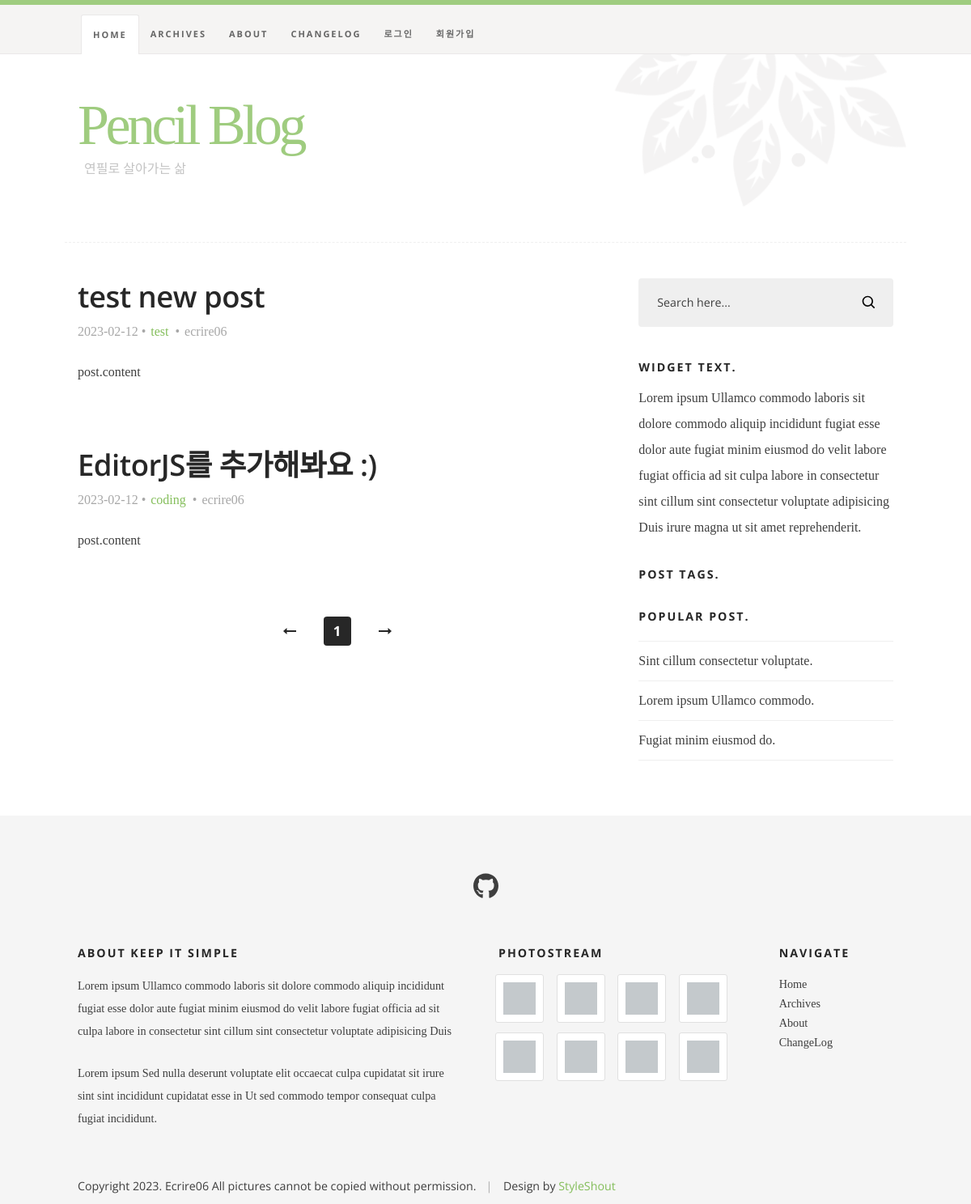
/blog/, run on an earlier commit of the app's database.
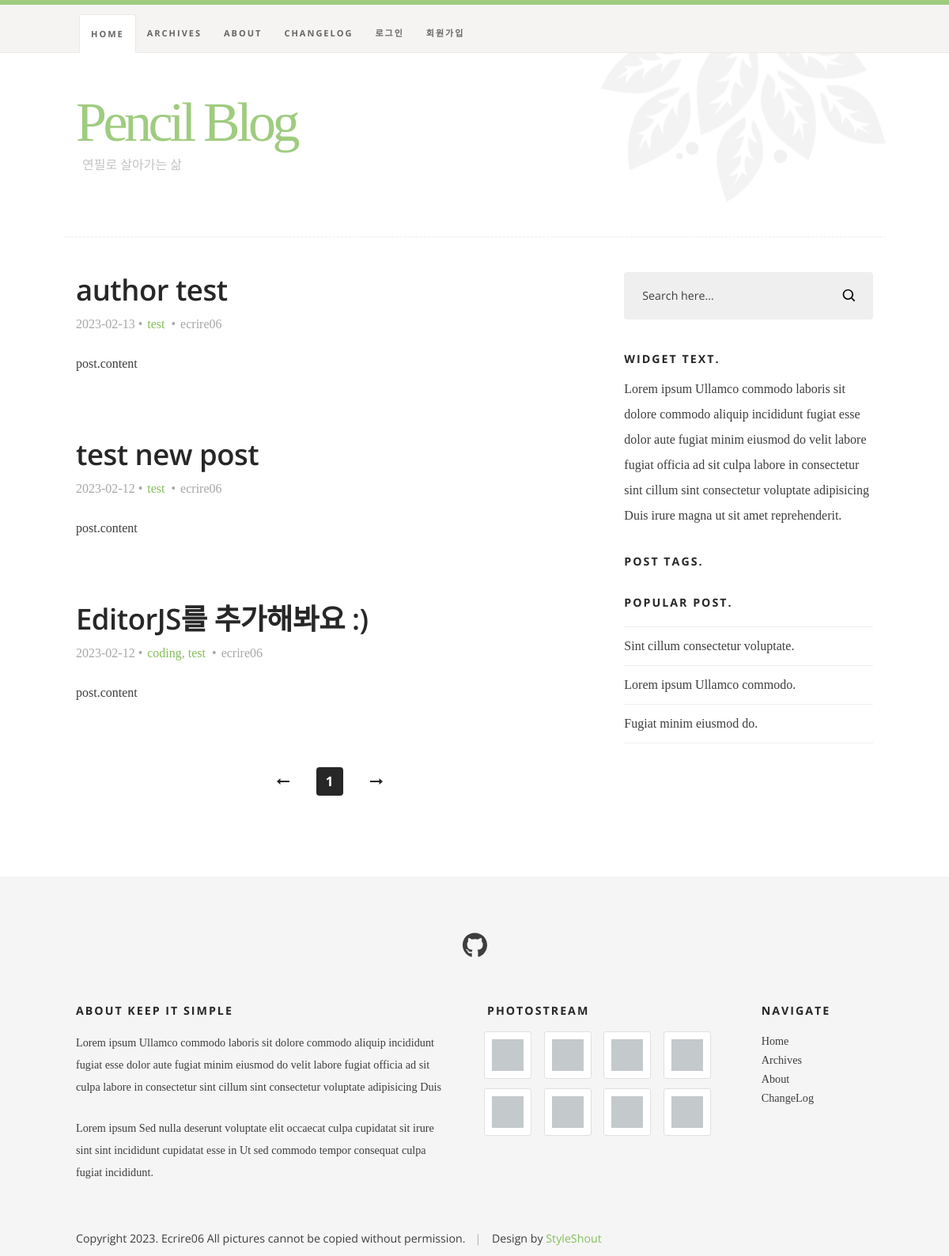
And on a later commit of the database.
### blog/models.py (models this page shows, shortened)
class Post(models.Model):
    author = models.ForeignKey(settings.AUTH_USER_MODEL,
                               on_delete=models.CASCADE)
    title = models.CharField(max_length=100)
    body_editorjs_custom = EditorJsJSONField(
        plugins=[
            "@editorjs/image",
            "@editorjs/header",
            "editorjs-github-gist-plugin",
            "@editorjs/code@2.6.0",  # version allowed :)
            "@editorjs/list@latest",
            "@editorjs/inline-code",
            "@editorjs/table",
        ],
        tools={
            "Gist": {
                "class": "Gist"  # Include the plugin class. See docs Editor.js plugins
            },
            "Image": {
                "config": {
                    "endpoints": {
                        "byFile": "/uploads"  # Your custom backend file uploader endpoint
                    }
                }
            }
        },
        i18n={
            'messages': {
                'blockTunes': {
                    "delete": {
                        "Delete": "삭제"
                    },
                    "moveUp": {
                        "Move up": "위로"
                    },
                    "moveDown": {
                        "Move down": "아래로"
                    }
                }
            },
        },
        null=True,
        blank=True
        )
    created_date = models.DateTimeField(auto_now_add=True)
    published_date = models.DateTimeField(blank=True, null=True)
    tags = TaggableManager()

### blog/views.py (the view)
# urls.py: path('', PostListView.as_view(), name='home'),
class PostListView(generic.ListView):
    model = Post
    context_object_name = 'post_list'
    template_name = 'home.html'
    paginate_by = 4
    def get_queryset(self):
        return Post.objects.all().order_by('-created_date')

### blog/templates/home.html (shortened to what this page needs)
{% extends 'base.html' %}
{% load static %}
{% block content %}
<body id="top">
{% include 'header.html' %}
    <div class="s-content">
        <div class="row">
            <div id="main" class="s-content__main large-8 column">
              {% for post in post_list %}
                <article class="entry">
                    <header class="entry__header">
                        <h2 class="entry__title h1">
                            <a href="{% url 'single' post.pk %}" title="">{{ post.title }}</a>
                        </h2>
                        <div class="entry__meta">
                            <ul>
                                <li>{{ post.created_date|date:"Y-m-d" }}</li>
                                <li>
                                    {% for tag in post.tags.all %}
                                      {% if forloop.last %}
                                        <a href="#" title="" rel="category tag">{{ tag.name }}</a>
                                      {% else %}
                                        <a href="#" title="" rel="category tag">{{ tag.name }}</a>,
                                      {% endif %}
                                    {% endfor %}
                                </li>
                                <li>{{ post.author}}</li>
                            </ul>
                        </div>
                    </header>
                    <div class="entry__content">
                        <p>
                          post.content
                        </p>
                    </div>
                </article>
              {% endfor %}
                <nav class="pgn">
                    <ul>
                        {% if page_obj.has_previous %}
                            <li><a class="pgn__prev" href="?page={{ page_obj.previous_page_number }}">Prev</a></li>
                        {% else %}
                            <li><a class="pgn__prev" href="#0">Prev</a></li>
                        {% endif %}
                        {% for i in page_obj.paginator.page_range %}
                            {% if page_obj.number == i %}
                                <li><span class="pgn__num current">{{ i }}</span></li>
                            {% else %}
                                <li><a class="pgn__num" href="?page={{ i }}">{{ i }}</a></li>
                            {% endif %}
                        {% endfor %}
                        {% if page_obj.has_next %}
                          <li><a class="pgn__next" href="?page={{ page_obj.next_page_number }}">Next</a></li>
                        {% else %}
                          <li><a class="pgn__next" href="#0">Next</a></li>
                        {% endif %}
                    </ul>
                </nav>
           </div>
{% include 'sidebar.html' %}
       </div>
   </div>
{% include 'footer.html' %}
</body>
{% endblock %}

### blog/templates/base.html (shortened to what this page needs)
{% load static %}
<!DOCTYPE html>
<html class="no-js" lang="en">
<head>
    <link rel="stylesheet" href="{% static 'css/base.css' %}">
    <link rel="stylesheet" href="{% static 'css/main.css' %}">
</head>
{% block content %}
{% endblock %}
</html>

### blog/templates/header.html (shortened to what this page needs)
    <header class="s-header">
        <div class="row">
            <div class="s-header__content column">
                <h1 class="s-header__logotext">
                    <a href="/" title="">Pencil Blog</a>
                </h1>
                <p class="s-header__tagline">연필로 살아가는 삶</p>
            </div>
        </div>
       <nav class="s-header__nav-wrap">
           <div class="row">
                <ul class="s-header__nav">
                    <li class="current"><a href="{% url 'home' %}">Home</a></li>
                    <li><a href="{% url 'archives' %}">Archives</a></li>
                    <li><a href="{% url 'about' %}">About</a></li>
                    <li><a href="{% url 'changelog' %}">ChangeLog</a></li>
                    <li>
                        {% if user.is_authenticated %}
                        <a href="{% url 'logout' %}">{{ user.username }} (로그아웃)</a>
                        {% else %}
                        <a href="{% url 'login' %}">로그인</a>
                        {% endif %}
                    </li>
                    <li>
                      {% if not user.is_authenticated %}
                      <a class="nav-link" href="{% url 'signup' %}">회원가입</a>
                      {% endif %}
                    </li>
                </ul>
           </div>
        </nav>
    </header>

### blog/templates/sidebar.html (shortened to what this page needs)
           <div id="sidebar" class="s-content__sidebar large-4 column">
               <div class="widget widget--search">
                  <form action="#">
                     <input type="text" value="Search here..." onblur="if(this.value == '') { this.value = 'Search here...'; }" onfocus="if (this.value == 'Search here...') { this.value = ''; }" class="text-search">
                     <input type="submit" value="" class="submit-search">
                  </form>
               </div>
                  {% load taggit_templatetags2_tags %}
                <div class="widget widget_text group">
                    <h3 class="h6">Widget Text.</h3>
                    <p>
                    Lorem ipsum Ullamco commodo laboris sit dolore commodo aliquip incididunt fugiat esse dolor
                    aute fugiat minim eiusmod do velit labore fugiat officia ad sit culpa labore in consectetur
                    sint cillum sint consectetur voluptate adipisicing Duis irure magna ut sit amet reprehenderit.
                    </p>
                </div>
                <div class="widget widget_tags">
                  {% load taggit_templatetags2_tags %}
                    <h3 class="h6">Post Tags.</h3>
                </div>
                <div class="widget widget_popular">
                    <h3 class="h6">Popular Post.</h3>
                    <ul class="link-list">
                        <li><a href="#">Sint cillum consectetur voluptate.</a></li>
                        <li><a href="#">Lorem ipsum Ullamco commodo.</a></li>
                        <li><a href="#">Fugiat minim eiusmod do.</a></li>
                    </ul>
                </div>
           </div>

### blog/templates/footer.html (shortened to what this page needs)
{% load static %}
    <footer class="s-footer">
        <div class="row s-footer__top">
            <div class="column">
                <ul class="s-footer__social">
                    <li><a href="https://github.com/ecrire06/pencilblog"><i class="fab fa-github" aria-hidden="true"></i></a></li>
                </ul>
            </div>
        </div>
        <div class="row s-footer__bottom">
            <div class="large-6 tab-full column s-footer__info">
                <h3 class="h6">About Keep It Simple</h3>
                <p>
                Lorem ipsum Ullamco commodo laboris sit dolore commodo aliquip incididunt fugiat esse dolor
                aute fugiat minim eiusmod do velit labore fugiat officia ad sit culpa labore in consectetur
                sint cillum sint consectetur voluptate adipisicing Duis
                </p>
                <p>
                Lorem ipsum Sed nulla deserunt voluptate elit occaecat culpa cupidatat sit irure sint
                sint incididunt cupidatat esse in Ut sed commodo tempor consequat culpa fugiat incididunt.
                </p>
            </div>
            <div class="large-6 tab-full column">
                <div class="row">
                    <div class="large-8 tab-full column">
                        <h3 class="h6">Photostream</h3>
                        <ul class="photostream group">
                            <li><a href="#0"><img alt="thumbnail" src="{% static 'images/thumb.jpg' %}"></a></li>
                            <li><a href="#0"><img alt="thumbnail" src="{% static 'images/thumb.jpg' %}"></a></li>
                            <li><a href="#0"><img alt="thumbnail" src="{% static 'images/thumb.jpg' %}"></a></li>
                            <li><a href="#0"><img alt="thumbnail" src="{% static 'images/thumb.jpg' %}"></a></li>
                            <li><a href="#0"><img alt="thumbnail" src="{% static 'images/thumb.jpg' %}"></a></li>
                            <li><a href="#0"><img alt="thumbnail" src="{% static 'images/thumb.jpg' %}"></a></li>
                            <li><a href="#0"><img alt="thumbnail" src="{% static 'images/thumb.jpg' %}"></a></li>
                            <li><a href="#0"><img alt="thumbnail" src="{% static 'images/thumb.jpg' %}"></a></li>
                        </ul>
                    </div>
                    <div class="large-4 tab-full column">
                        <h3  class="h6">Navigate</h3>
                        <ul class="s-footer__list s-footer-list--nav group">
                            <li><a href="#0">Home</a></li>
                            <li><a href="#0">Archives</a></li>
                            <li><a href="#0">About</a></li>
                            <li><a href="#0">ChangeLog</a></li>
                        </ul>
                    </div>
                </div>
            </div>
            <div class="ss-copyright">
                <span>Copyright 2023. Ecrire06 All pictures cannot be copied without permission.</span>
                <span>Design by <a href="https://www.styleshout.com/">StyleShout</a></span>
            </div>
        </div>
    </footer>

### static/css/base.css (style rules this page uses)
html { line-height: 1.15; -webkit-text-size-adjust: 100%; }
body { margin: 0; }
h1 { font-size: 2em; margin: 0.67em 0; }
a { background-color: transparent; }
img { border-style: none; }
button, input, optgroup, select, textarea { font-family: inherit; font-size: 100%; line-height: 1.15; margin: 0; }
button, input { overflow: visible; }
button, [type="button"], [type="reset"], [type="submit"] { -webkit-appearance: button; }
html { font-size: 62.5%; -webkit-box-sizing: border-box; box-sizing: border-box; }
*, *::before, *::after { -webkit-box-sizing: inherit; box-sizing: inherit; }
body { font-weight: normal; line-height: 1; word-wrap: break-word; -moz-font-smoothing: grayscale; -moz-osx-font-smoothing: grayscale; -webkit-font-smoothing: antialiased; -webkit-overflow-scrolling: touch; -webkit-text-size-adjust: none; }
svg, img, video embed, iframe, object { max-width: 100%; height: auto; }
div, dl, dt, dd, ul, ol, li, h1, h2, h3, h4, h5, h6, pre, form, p, blockquote, th, td { margin: 0; padding: 0; }
p { font-size: inherit; text-rendering: optimizeLegibility; }
ol, ul { list-style: none; }
li { display: block; }
a { text-decoration: none; line-height: inherit; }
a img { border: none; }
input[type="email"], input[type="number"], input[type="search"], input[type="text"], input[type="tel"], input[type="url"], input[type="password"], textarea { -webkit-appearance: none; -moz-appearance: none; appearance: none; }
.row { width: 92%; max-width: 1040px; margin: 0 auto; display: -ms-flexbox; display: -webkit-box; display: flex; -ms-flex-flow: row wrap; -webkit-box-orient: horizontal; -webkit-box-direction: normal; flex-flow: row wrap; }
.row .row { width: auto; max-width: none; margin-left: -20px; margin-right: -20px; }
.column { -ms-flex: 1 1 0%; -webkit-box-flex: 1; flex: 1 1 0%; padding: 0 20px; }
.large-4 { -ms-flex: 0 0 33.33333%; -webkit-box-flex: 0; flex: 0 0 33.33333%; max-width: 33.33333%; }
.large-6, .large-half { -ms-flex: 0 0 50%; -webkit-box-flex: 0; flex: 0 0 50%; max-width: 50%; }
.large-8 { -ms-flex: 0 0 66.66667%; -webkit-box-flex: 0; flex: 0 0 66.66667%; max-width: 66.66667%; }
@media screen and (max-width:1200px) { .row .row { margin-left: -16px; margin-right: -16px; } }
@media screen and (max-width:1200px) { .column { padding: 0 16px; } }

What changed in the data, as far as the page shows it:
added Post: title "author test", created_date "2023-02-13", author "ecrire06", Tag (name "test")
changed Post "EditorJS를 추가해봐요 :)": gains Tag (name "test")
